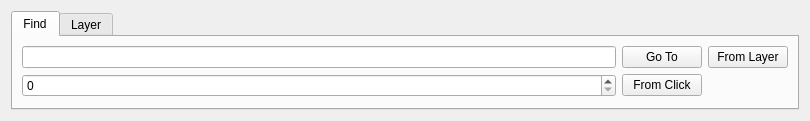
<?xml version="1.0" encoding="UTF-8"?>
<ui version="4.0">
 <class>Form</class>
 <widget class="QWidget" name="Form">
  <property name="geometry">
   <rect>
    <x>0</x>
    <y>0</y>
    <width>810</width>
    <height>115</height>
   </rect>
  </property>
  <property name="sizePolicy">
   <sizepolicy hsizetype="Expanding" vsizetype="Minimum">
    <horstretch>0</horstretch>
    <verstretch>0</verstretch>
   </sizepolicy>
  </property>
  <property name="windowTitle">
   <string>Find Section</string>
  </property>
  <layout class="QHBoxLayout" name="horizontalLayout_2">
   <item>
    <widget class="QTabWidget" name="tabWidget">
     <property name="sizePolicy">
      <sizepolicy hsizetype="Preferred" vsizetype="Minimum">
       <horstretch>0</horstretch>
       <verstretch>0</verstretch>
      </sizepolicy>
     </property>
     <property name="currentIndex">
      <number>0</number>
     </property>
     <widget class="QWidget" name="tab">
      <attribute name="title">
       <string>Find</string>
      </attribute>
      <layout class="QGridLayout" name="gridLayout">
       <item row="0" column="0">
        <widget class="QLineEdit" name="sec_edit">
         <property name="toolTip">
          <string>&lt;html&gt;&lt;head/&gt;&lt;body&gt;&lt;p&gt;Section to find.&lt;/p&gt;&lt;/body&gt;&lt;/html&gt;</string>
         </property>
        </widget>
       </item>
       <item row="0" column="1">
        <widget class="QPushButton" name="go_to_button">
         <property name="toolTip">
          <string>&lt;html&gt;&lt;head/&gt;&lt;body&gt;&lt;p&gt;Go to section. Selects it on layer.&lt;/p&gt;&lt;/body&gt;&lt;/html&gt;</string>
         </property>
         <property name="text">
          <string>Go To</string>
         </property>
        </widget>
       </item>
       <item row="0" column="2">
        <widget class="QPushButton" name="from_layer_button">
         <property name="toolTip">
          <string>&lt;html&gt;&lt;head/&gt;&lt;body&gt;&lt;p&gt;Set section from selected feature of layer.&lt;/p&gt;&lt;/body&gt;&lt;/html&gt;</string>
         </property>
         <property name="text">
          <string>From Layer</string>
         </property>
        </widget>
       </item>
       <item row="1" column="0">
        <widget class="QSpinBox" name="ch_box">
         <property name="toolTip">
          <string>&lt;html&gt;&lt;head/&gt;&lt;body&gt;&lt;p&gt;Chainage (in direction of section). Changing this moves marker. &lt;br/&gt;From -50 to section length+50.&lt;/p&gt;&lt;/body&gt;&lt;/html&gt;</string>
         </property>
         <property name="maximum">
          <number>99999</number>
         </property>
        </widget>
       </item>
       <item row="1" column="1">
        <widget class="QPushButton" name="from_click_button">
         <property name="toolTip">
          <string>&lt;html&gt;&lt;head/&gt;&lt;body&gt;&lt;p&gt;Moves marker and sets chainage to closest point to click.&lt;/p&gt;&lt;/body&gt;&lt;/html&gt;</string>
         </property>
         <property name="text">
          <string>From Click</string>
         </property>
        </widget>
       </item>
      </layout>
     </widget>
     <widget class="QWidget" name="tab_2">
      <attribute name="title">
       <string>Layer</string>
      </attribute>
      <layout class="QHBoxLayout" name="horizontalLayout_3">
       <item>
        <widget class="QgsMapLayerComboBox" name="layer_box">
         <property name="toolTip">
          <string>&lt;html&gt;&lt;head/&gt;&lt;body&gt;&lt;p&gt;Layer with road network.&lt;/p&gt;&lt;/body&gt;&lt;/html&gt;</string>
         </property>
        </widget>
       </item>
       <item>
        <widget class="QgsFieldComboBox" name="sec_field_box">
         <property name="toolTip">
          <string>&lt;html&gt;&lt;head/&gt;&lt;body&gt;&lt;p&gt;Field with section label.&lt;/p&gt;&lt;/body&gt;&lt;/html&gt;</string>
         </property>
        </widget>
       </item>
       <item>
        <widget class="QgsFieldComboBox" name="len_field_box">
         <property name="toolTip">
          <string>&lt;html&gt;&lt;head/&gt;&lt;body&gt;&lt;p&gt;Field with section length.&lt;/p&gt;&lt;/body&gt;&lt;/html&gt;</string>
         </property>
        </widget>
       </item>
      </layout>
     </widget>
    </widget>
   </item>
  </layout>
 </widget>
 <customwidgets>
  <customwidget>
   <class>QgsFieldComboBox</class>
   <extends>QComboBox</extends>
   <header>qgis.gui</header>
  </customwidget>
  <customwidget>
   <class>QgsMapLayerComboBox</class>
   <extends>QComboBox</extends>
   <header>qgis.gui</header>
  </customwidget>
 </customwidgets>
 <resources/>
 <connections/>
</ui>
